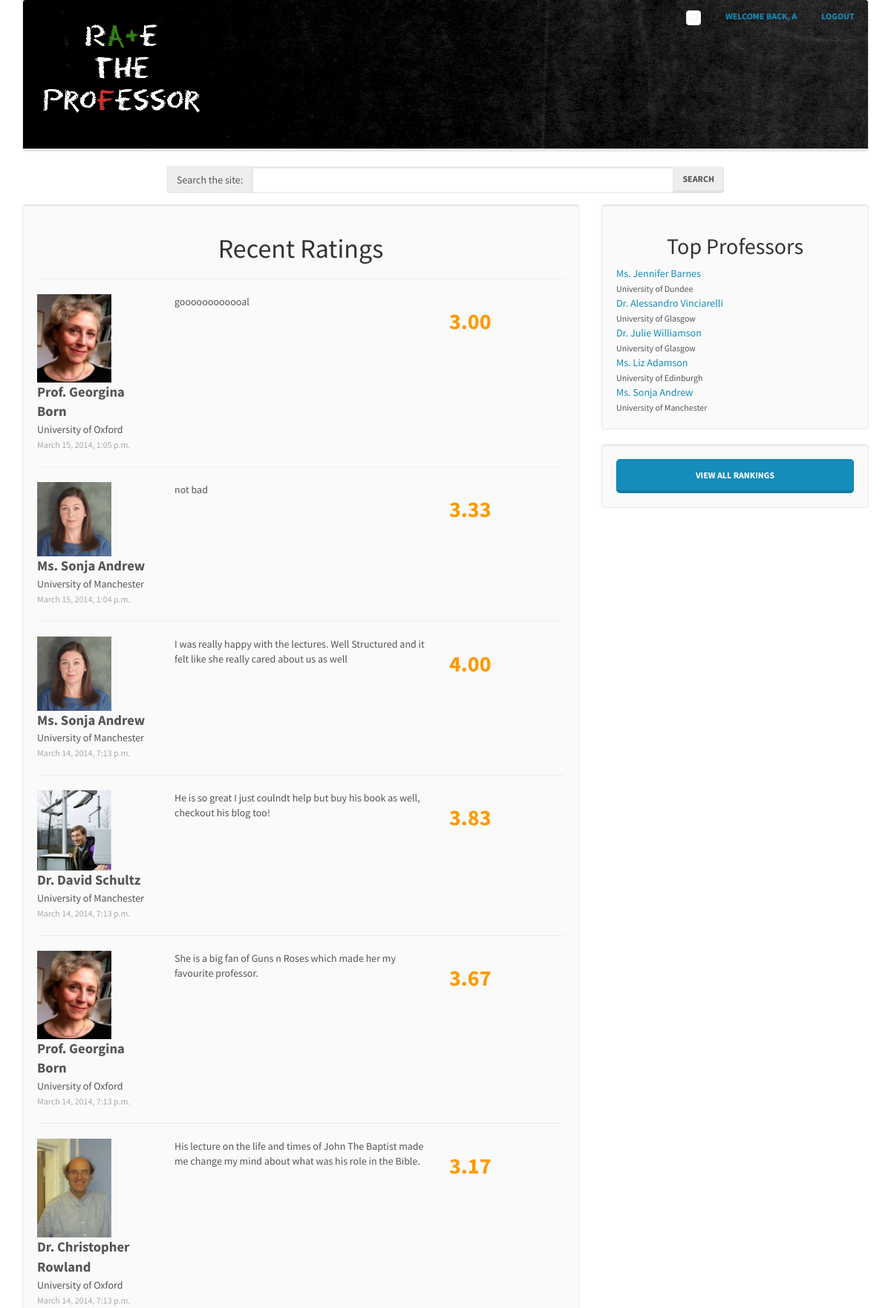
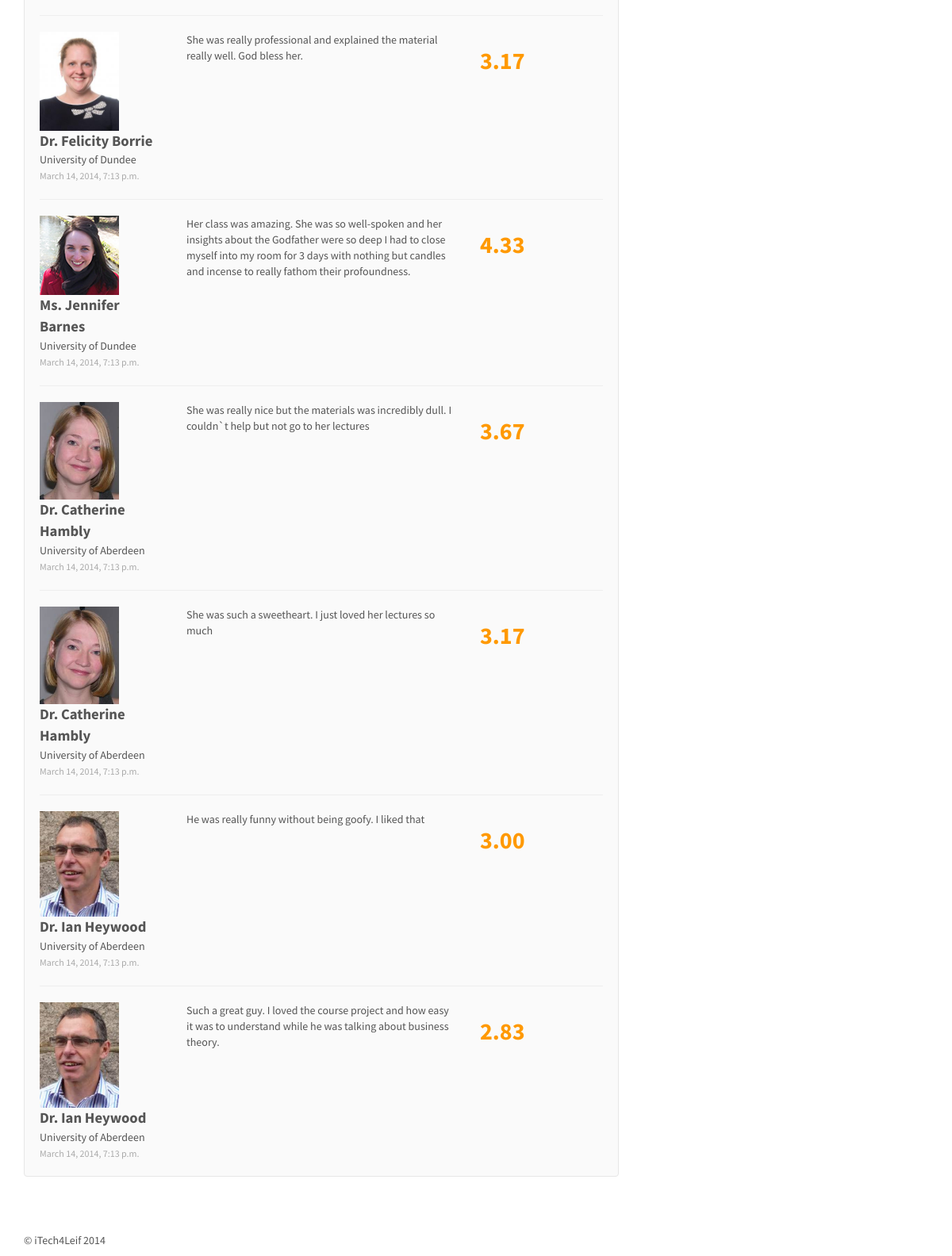
Screenshot of / (signed in) with the database file from the repository (2 pictures, top to bottom).
### rate_the_professor/models.py (models this page shows, shortened)
class Rating(models.Model):
    user = models.ForeignKey(User, null=True)
    professor = models.ForeignKey(Professor)
    communication = models.DecimalField(max_digits=2, decimal_places=1, default=2.5)
    knowledge = models.DecimalField(max_digits=2, decimal_places=1, default=2.5)
    approachability = models.DecimalField(max_digits=2, decimal_places=1, default=2.5)
    enthusiasm = models.DecimalField(max_digits=2, decimal_places=1, default=2.5)
    clarity = models.DecimalField(max_digits=2, decimal_places=1, default=2.5)
    awesomeness = models.DecimalField(max_digits=2, decimal_places=1, default=2.5)
    comment = models.CharField(max_length=1024, null=False)
    datetime = models.DateTimeField(auto_now_add=True)
    def _calculate_rating(self):
        return u'%.2f' % ((self.communication + self.knowledge + self.approachability
                + self.enthusiasm + self.clarity + self.awesomeness) / 6)
    rating = property(_calculate_rating)

class Professor(models.Model):
    title = models.CharField(max_length=64)
    first_name = models.CharField(max_length=256)
    last_name = models.CharField(max_length=256)
    sum_of_communication = models.DecimalField(max_digits=10, decimal_places=1, default=2.5)
    no_of_communication = models.IntegerField(default=1)
    overall_communication = models.DecimalField(max_digits=2, decimal_places=1, default=2.5)
    sum_of_knowledge = models.DecimalField(max_digits=10, decimal_places=1, default=2.5)
    no_of_knowledge = models.IntegerField(default=1)
    overall_knowledge = models.DecimalField(max_digits=2, decimal_places=1, default=2.5)
    sum_of_approachability = models.DecimalField(max_digits=10, decimal_places=1, default=2.5)
    no_of_approachability = models.IntegerField(default=1)
    overall_approachability = models.DecimalField(max_digits=2, decimal_places=1, default=2.5)
    sum_of_enthusiasm = models.DecimalField(max_digits=10, decimal_places=1, default=2.5)
    no_of_enthusiasm = models.IntegerField(default=1)
    overall_enthusiasm = models.DecimalField(max_digits=2, decimal_places=1, default=2.5)
    sum_of_clarity = models.DecimalField(max_digits=10, decimal_places=1, default=2.5)
    no_of_clarity = models.IntegerField(default=1)
    overall_clarity = models.DecimalField(max_digits=2, decimal_places=1, default=2.5)
    sum_of_awesomeness = models.DecimalField(max_digits=10, decimal_places=1, default=2.5)
    no_of_awesomeness = models.IntegerField(default=1)
    overall_awesomeness = models.DecimalField(max_digits=2, decimal_places=1, default=2.5)
    sum_of_ratings = models.DecimalField(max_digits=10, decimal_places=1, default=2.5)
    no_of_ratings = models.IntegerField(default=1)
    overall_rating = models.DecimalField(max_digits=2, decimal_places=1, default=2.5)
    picture = models.ImageField(upload_to='professors', blank=True)
    university = models.ForeignKey(University)
    courses_taught = models.ManyToManyField(Course)
    website_url = models.URLField()
    def _full_name(self):
        return u'%s %s %s ' % (self.title, self.first_name, self.last_name)
    full_name = property(_full_name)

class University(models.Model):
    uni_name = models.CharField(max_length=256, unique=True)
    website_url = models.URLField()
    class Meta:
        verbose_name_plural = "Universities"
    def __unicode__(self):
        return self.uni_name

### rate_the_professor/views.py (the view)
# urls.py: urlpatterns = patterns('',url(r'^$', views.index, name='index')
def index(request):
    context = RequestContext(request)
    recent_ratings = Rating.objects.order_by('-id')[:12]
    top_professors = Professor.objects.order_by('-overall_rating')[:5]
    context_dict = {'recent_ratings': recent_ratings, 'top_professors': top_professors}
    return render_to_response('rate_the_professor/index.html', context_dict, context)

### templates/rate_the_professor/index.html (shortened to what this page needs)
{% extends 'rate_the_professor/base.html' %}
{% load static %}
{% block body_block %}
<div class="row">
    <div class="col-md-8 col-md-offset-2">
        <div class="form-group">
			<form class="input-group" role="form" id="search_form" method="post" action="/rate_the_professor/suggest_professor/">
                <span class="input-group-addon">Search the site:</span>
                <input type="text" class="form-control" name="query" value="" id="query">
                <span class="input-group-btn">
	                <button type="submit" class="btn btn-default" name="submit" value="Search">Search</button>
                </span>
			</form>
        </div>
    </div>
</div>
<div class="row">
	<div class="col-md-8">
		<div class="well" id="ratings-main">
			<h1 class = "centered-text">Recent Ratings</h1>
			{% if recent_ratings %}
				{% for rating in recent_ratings %}
					<hr>
					<div class="row">
						<div class="col-md-3">
		                    <a href="/rate_the_professor/professor/{{ rating.professor.id }}/">
			                    <img class="comment-pic" src="/media/professors/{{ rating.professor.picture }}">
		                    </a>
							<div><strong class="big-text">{{ rating.professor.full_name }}</strong></div>
							<div>{{ rating.professor.university.uni_name }}</div>
							<div><span class="date">{{ rating.datetime }}</span></div>
						</div>
						<div class="col-md-6">{{ rating.comment }}</div>
						<div class="col-md-3">
							<h2 class="number-rating">{{ rating.rating }}</h2>
						</div>
					</div>
				{% endfor %}
			{% else %}
			<strong>There are no ratings present.</strong>
			{% endif %}
		</div>
	</div>
	<div class="col-md-4">
		<div class="well">
			<h2 class="centered-text">Top Professors</h2>
            {% include "rate_the_professor/top_rating.html" with professors=top_professors %}
		</div>
        <div class="well">
            <a href="/rate_the_professor/ranking/" class="btn btn-primary btn-lg btn-block">View All Rankings</a>
		</div>
	</div>
</div>
{% endblock %}

### templates/rate_the_professor/base.html (shortened to what this page needs)
{% load static %}
<!DOCTYPE html>
<html>
<head>
	<link href="{% static 'css/bootstrap.css' %}" rel="stylesheet">
	<link href="{% static 'css/bootstrap.min.css' %}" rel="stylesheet" media="screen">
</head>
<body>
	<div class="container">
		<div class="navbar navbar-default">
			<div class="row">
				<div class="col-md-3">
					<div class="navbar-header">
						<a href="/rate_the_professor/"><img src="{% static 'img/logo.png' %}" class="navbar-brand"></a>
					</div>
				</div>
				{% if user.is_authenticated %}
					<div class="col-md-3 col-md-offset-6">
						<div class="btn-group">
							<a href="/rate_the_professor/user/" class="btn btn-lg btn-link">
								<div class="thumbnail">
									{% if user_profile.picture %}
										<img class= "thumbnail" src="/media/user/{{ user_profile.picture }}">
									{% else %}
										<img class= "thumbnail" src="{% static 'img/profpic.png' %}">
									{% endif %}
								</div>
							</a>
							<a href="/rate_the_professor/user/" class="btn btn-lg btn-link">Welcome back, {{ user.username }}</a>
							<a href="/rate_the_professor/logout/" class="btn btn-lg btn-link">Logout</a>
						</div>
					</div>
				{% endif %}
			</div>
		</div>
		<div id="b">
			{% block body_block %}{% endblock %}
		</div>
		<footer>
			<p>&copy; iTech4Leif 2014</p>
		</footer>
	</div>
</body>
</html>

### templates/rate_the_professor/top_rating.html (shortened to what this page needs)
{% if professors %}
    {% for professor in professors %}
        <div class="row">
            <div class="col-md-6">
                <a href="/rate_the_professor/professor/{{ professor.id }}/">{{ professor.full_name }}</a>
                <br><small>{{ professor.university }}</small>
            </div>
            <div class="col-md-6 big-rating" title="{{ professor.overall_rating }} stars">{{ professor.overall_rating }}</div>
        </div>
    {% endfor %}
{% else %}
    <strong>There are no professors present.</strong>
{% endif %}

### rows the page displays
Rating: professor.picture (picture), professor.full_name "Prof. Georgina Born", professor.university.uni_name "University of Oxford", datetime "March 15, 2014, 1:05 p.m.", comment "goooooooooooal", rating "3.00"
Rating: professor.picture (picture), professor.full_name "Ms. Sonja Andrew", professor.university.uni_name "University of Manchester", datetime "March 15, 2014, 1:04 p.m.", comment "not bad", rating "3.33"
Rating: professor.picture (picture), professor.full_name "Ms. Sonja Andrew", professor.university.uni_name "University of Manchester", datetime "March 14, 2014, 7:13 p.m.", comment "I was really happy with the lectures. Well Structured and it felt like she really cared about us as well", rating "4.00"
Rating: professor.picture (picture), professor.full_name "Dr. David Schultz", professor.university.uni_name "University of Manchester", datetime "March 14, 2014, 7:13 p.m.", comment "He is so great I just coulndt help but buy his book as well, checkout his blog too!", rating "3.83"
Rating: professor.picture (picture), professor.full_name "Prof. Georgina Born", professor.university.uni_name "University of Oxford", datetime "March 14, 2014, 7:13 p.m.", comment "She is a big fan of Guns n Roses which made her my favourite professor.", rating "3.67"
Rating: professor.picture (picture), professor.full_name "Dr. Christopher Rowland", professor.university.uni_name "University of Oxford", datetime "March 14, 2014, 7:13 p.m.", comment "His lecture on the life and times of John The Baptist made me change my mind about what was his role in the Bible.", rating "3.17"
Rating: professor.picture (picture), professor.full_name "Dr. Felicity Borrie", professor.university.uni_name "University of Dundee", datetime "March 14, 2014, 7:13 p.m.", comment "She was really professional and explained the material really well. God bless her.", rating "3.17"
Rating: professor.picture (picture), professor.full_name "Ms. Jennifer Barnes", professor.university.uni_name "University of Dundee", datetime "March 14, 2014, 7:13 p.m.", comment "Her class was amazing. She was so well-spoken and her insights about the Godfather were so deep I had to close myself into my room for 3 days with nothing but candles and incense to really fathom their profoundness.", rating "4.33"
Rating: professor.picture (picture), professor.full_name "Dr. Catherine Hambly", professor.university.uni_name "University of Aberdeen", datetime "March 14, 2014, 7:13 p.m.", comment "She was really nice but the materials was incredibly dull. I couldn`t help but not go to her lectures", rating "3.67"
Rating: professor.picture (picture), professor.full_name "Dr. Catherine Hambly", professor.university.uni_name "University of Aberdeen", datetime "March 14, 2014, 7:13 p.m.", comment "She was such a sweetheart. I just loved her lectures so much", rating "3.17"
Rating: professor.picture (picture), professor.full_name "Dr. Ian Heywood", professor.university.uni_name "University of Aberdeen", datetime "March 14, 2014, 7:13 p.m.", comment "He was really funny without being goofy. I liked that", rating "3.00"
Rating: professor.picture (picture), professor.full_name "Dr. Ian Heywood", professor.university.uni_name "University of Aberdeen", datetime "March 14, 2014, 7:13 p.m.", comment "Such a great guy. I loved the course project and how easy it was to understand while he was talking about business theory.", rating "2.83"
Professor: full_name "Ms. Jennifer Barnes", university "University of Dundee"
Professor: full_name "Dr. Alessandro Vinciarelli", university "University of Glasgow"
Professor: full_name "Dr. Julie Williamson", university "University of Glasgow"
Professor: full_name "Ms. Liz Adamson", university "University of Edinburgh"
Professor: full_name "Ms. Sonja Andrew", university "University of Manchester"

### other values shown
{{ user.username }} "A"
